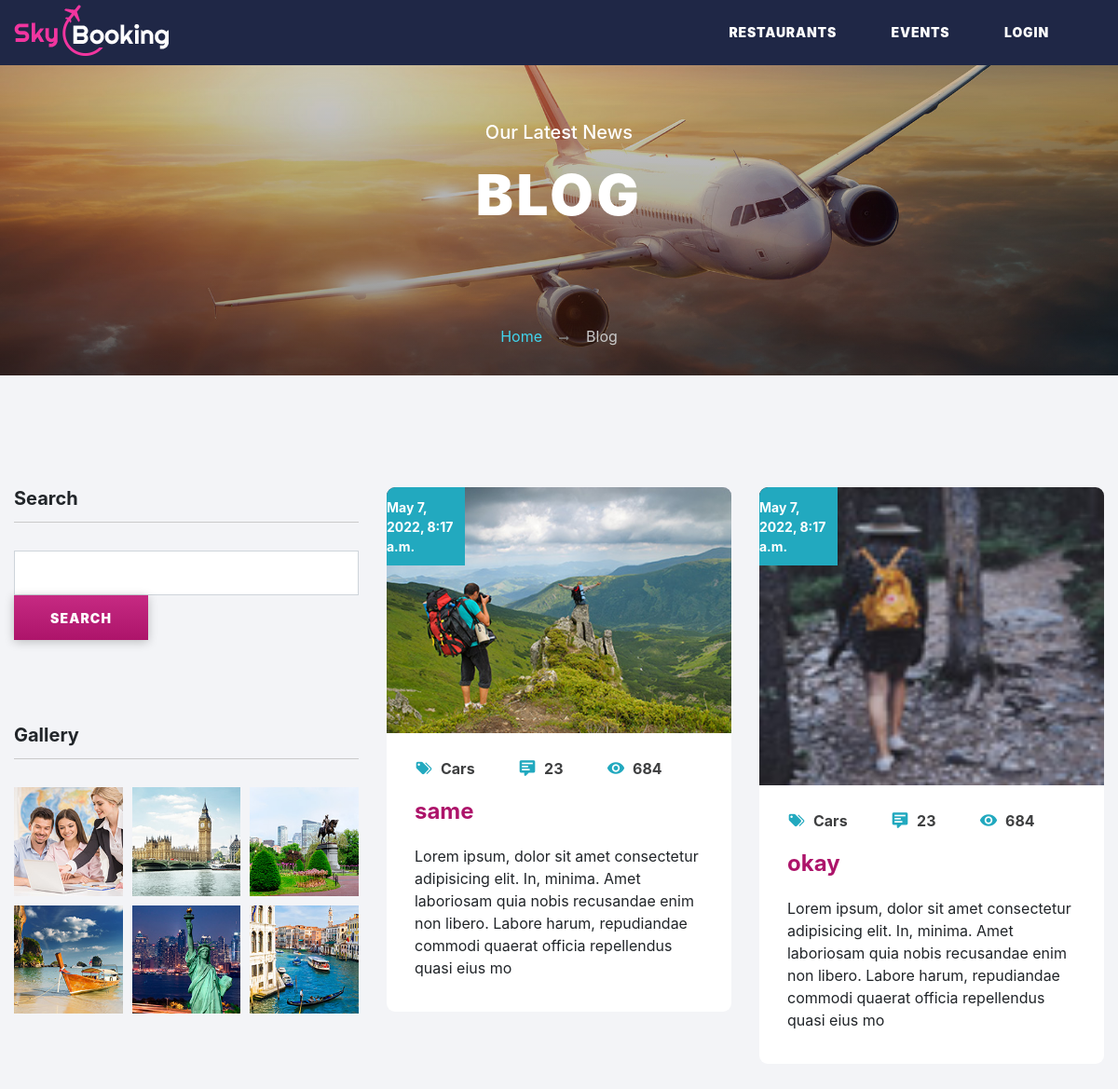
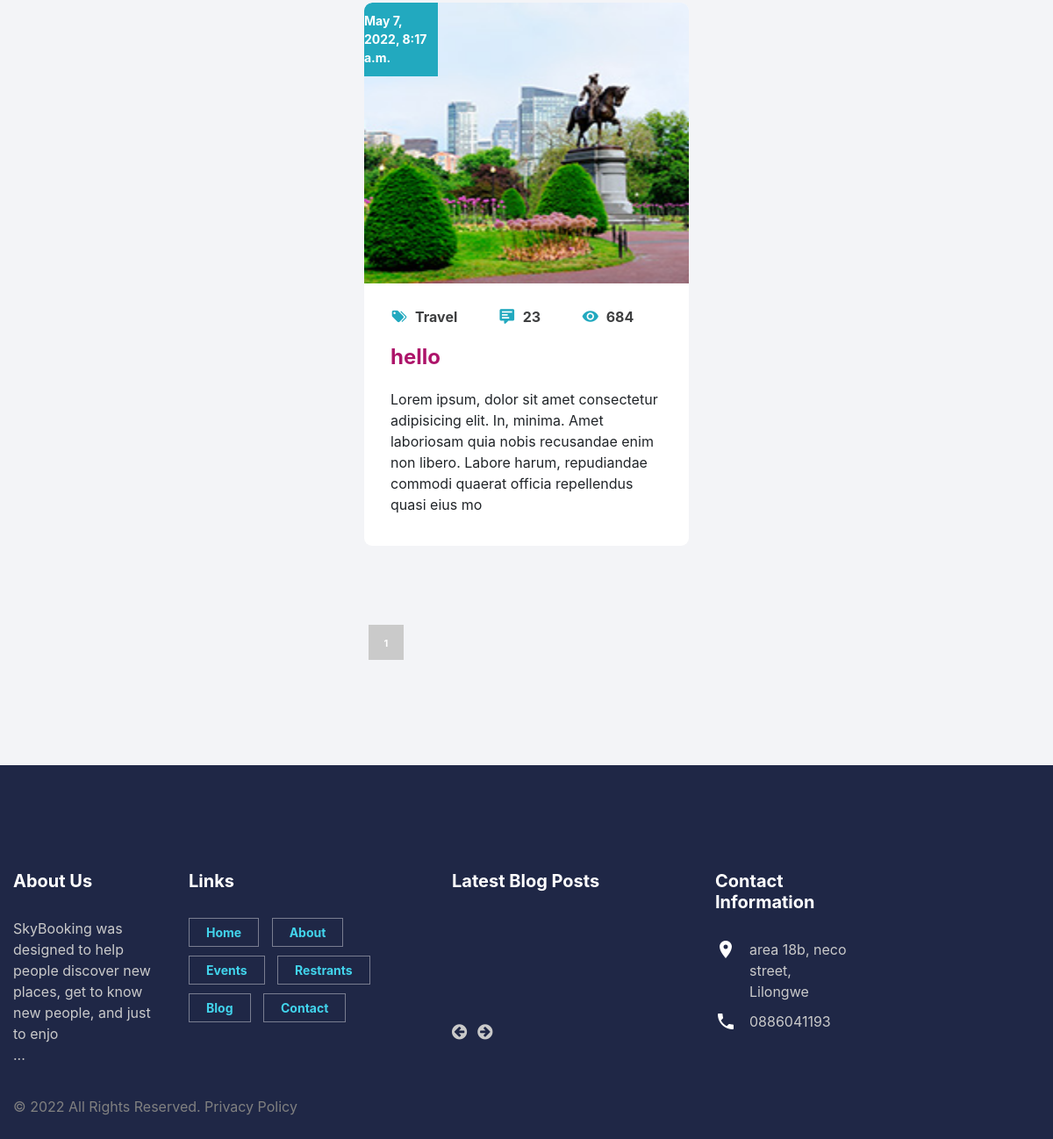
Screenshot of /blog/ with the database file from the repository (2 pictures, top to bottom).
### malawiplace_app/models.py (models this page shows, shortened)
class Blog(models.Model):
    CATEGORY = (
        ('Travel', 'Travel'),
        ('Cars', 'Cars'),
        ('Nature', 'Nature'),
    )
    title = models.CharField(max_length=200, null=True)
    content = models.TextField(blank=False)
    content_2 = models.TextField(blank=True)
    date = models.DateTimeField(auto_now_add=True)
    img = models.ImageField(upload_to='blog_img', blank=True)
    category = models.CharField(max_length=200, null=True, choices=CATEGORY)

class About(models.Model):
    company_name = models.CharField(null=True, max_length=300)
    content = models.TextField(null=True)
    content_2 = models.TextField(null=True)
    extra_content = models.TextField(null=True, blank=True)

class ContactDetail(models.Model):
    company_name = models.CharField(max_length=50, null=True)
    phone_number = models.CharField(max_length=50, null=True)
    address = models.CharField(max_length=100, null=True, blank=True)
    location = models.CharField(max_length=100, null=True)
    facebook_link = models.URLField(blank=True, null=True)
    twitter_link = models.URLField(blank=True, null=True)
    instagram_link = models.URLField(blank=True, null=True)
    email = models.EmailField(blank=True, null=True)
    open_days = models.CharField(max_length=50, null=True)
    open_time = models.CharField(max_length=50, null=True)

### malawiplace_app/views.py (the view)
# urls.py: path('blog/', views.blog_view, name='blog'),
def blog_view(request):
    blogs = Blog.objects.all().order_by('-date')
    page = Paginator(blogs, 6)
    page_list = request.GET.get('page')
    page = page.get_page(page_list)
    context = {
        'page': page,
    }
    return render(request, 'malawiplace_app/blog-masonry.html', context)

### malawiplace_app/templatetags/custom_template_tags.py (called while the page is built)
@register.inclusion_tag('malawiplace_app/blog_footer.html')
def recent_blogs_footer(count=5):
    blog = Blog.objects.order_by('-date')[:count]
    return {'blog': blog}

@register.inclusion_tag('malawiplace_app/contact_footer.html')
def contact_footer(count=1):
    contact = ContactDetail.objects.order_by('-company_name')[:count]
    return {'contact': contact}

@register.inclusion_tag('malawiplace_app/about_footer.html')
def about_footer(count=1):
    about = About.objects.order_by('-company_name')[:count]
    return {'about': about}

### malawiplace_app/templates/malawiplace_app/blog-masonry.html (shortened to what this page needs)
{% extends 'malawiplace_app/globals.html' %}
{% load static %}
{% block content %}
            <section class="bg-image-06">
              <div class="breadcrumb-wrapper">
                <div class="container context-dark section-30 section-xl-top-60">
                  <h5>Our Latest News</h5>
                  <h1 class="text-ubold"> Blog</h1>
                  <ol class="breadcrumb">
                    <li><a href="{% url 'Home' %}">Home</a></li>
                    <li>Blog
                    </li>
                  </ol>
                </div>
              </div>
            </section>
      <section class="section-80 section-lg-120 bg-gray-lighter">
        <div class="container container-wide text-lg-left">
          <div class="row row-50 justify-content-sm-center justify-content-xxl-between">
            <div class="order-lg-1 col-lg-7 col-xl-8 col-xxl-8">
              <div class="row row-30">
                {% for item in page %}
                <div class="col-lg-12 col-md-6 col-xl-6">
                        <div class="post-blog-masonry post">
                          <img class="img-responsive center-block" style="max-height: 320px;" src="{{ item.img.url }}" width="570" height="400" alt="">
                          <div class="caption">
                            <div class="small">{{item.date}}</div>
                          </div>
                          <div class="post-blog-masonry-body">
                            <div class="post-blog-meta">
                              <ul class="group-42">
                                <li class="post-blog-tag"><span class="icon"></span><a class="text" href="#">{{item.category}}</a></li>
                                <li class="post-blog-comments"><span class="icon"></span><span class="text">23</span></li>
                                <li class="post-blog-views"><span class="icon"></span><span class="text">684</span></li>
                              </ul>
                            </div>
                            <h4 class="post-blog-masonry-title text-bold"><a class="text-primary-dr" href="{% url 'blog_single' item.id %}">{{item.title}}</a></h4>
                            <p>{{item.content|slice:":200"|safe}}</p>
                          </div>
                        </div>
                      </div>
                {% endfor %}
              </div>
                    <ul class="pagination pagination-offset">
                      {% for num_page in page.paginator.page_range %}
                        {% if page.number == num_page %}
                          <li class="active"><a href="{% url 'restrants' %}?page={{ num_page }}"><span>{{num_page}}</span></a></li>
                        {% else %}
                          <li><a href="{% url 'restrants' %}?page={{ num_page }}">{{num_page}}</a></li>
                        {% endif %}
                      {% endfor %}
                    </ul>
            </div>
            <div class="col-lg-5 col-xl-4 col-xxl-3">
              <aside class="text-md-left">
                <div class="row row-60 row-lg-90">
                  <div class="col-12">
                    <h5 class="text-bold hr-title">Search</h5>
                    <form class="form-inline rd-search" action="{% url 'blog_search' %}" method="post">
                      <div class="form-wrap">
                        <input class="form-input" id="rd-search-form-input" type="text" name="searched" autocomplete="off">
                      </div>
                      <button class="button button-primary button-sm button-naira button-naira-up" type="submit"><span>Search</span></button>
                    </form>
                  </div>
                  <div class="col-12">
                    <h5 class="text-bold hr-title">Gallery</h5>
                    <div class="row row-md-gutter" data-lightgallery="group">
                      <div class="col-6 col-lg-4 col-sm-3"><a class="thumbnail-img" data-lightgallery="item" data-size="800x450" href="{% static 'images/overview-01.jpg' %}"><img class="img-responsive center-block" src="{% static 'images/gallery-48.jpg' %}" width="185" height="185" alt=""></a></div>
                      <div class="col-6 col-lg-4 col-sm-3"><a class="thumbnail-img" data-lightgallery="item" data-size="384x560" href="{% static 'images/post-36.jpg' %}"><img class="img-responsive center-block" src="{% static 'images/gallery-49.jpg' %}" width="185" height="185" alt=""></a></div>
                      <div class="col-6 col-lg-4 col-sm-3"><a class="thumbnail-img" data-lightgallery="item" data-size="576x372" href="{% static 'images/gallery-20.jpg' %}"><img class="img-responsive center-block" src="{% static 'images/gallery-50.jpg' %}" width="185" height="185" alt=""></a></div>
                      <div class="col-6 col-lg-4 col-sm-3"><a class="thumbnail-img" data-lightgallery="item" data-size="384x560" href="{% static 'images/post-43.jpg' %}"><img class="img-responsive center-block" src="{% static 'images/gallery-51.jpg' %}" width="185" height="185" alt=""></a></div>
                      <div class="col-6 col-lg-4 col-sm-3"><a class="thumbnail-img" data-lightgallery="item" data-size="420x590" href="{% static 'images/gallery-28.jpg' %}"><img class="img-responsive center-block" src="{% static 'images/gallery-52.jpg' %}" width="185" height="185" alt=""></a></div>
                      <div class="col-6 col-lg-4 col-sm-3"><a class="thumbnail-img" data-lightgallery="item" data-size="420x590" href="{% static 'images/gallery-25.jpg' %}"><img class="img-responsive center-block" src="{% static 'images/gallery-53.jpg' %}" width="185" height="185" alt=""></a></div>
                    </div>
                  </div>
                </div>
              </aside>
            </div>
          </div>
        </div>
      </section>
      {% endblock %}

### malawiplace_app/templates/malawiplace_app/about_footer.html
{% for item in about %}
<p>{{item.content|slice:":100"|safe}}</p>
{% endfor %}

### malawiplace_app/templates/malawiplace_app/blog_footer.html
{% for item in blog%}
<div class="unit flex-column flex-md-row">
    <div class="unit-left"><img class="img-responsive center-block" src="{{item.img.url}}" width="100" height="10" alt=""></div>
    <div class="unit-body">
      <div class="text-bold"><a href="{% url 'blog_single' item.id %}">{{item.title}}</a></div><span class="d-block small">{{item.content|slice:":50"|safe}}</span>
    </div>
  </div>
  {% endfor %}

### malawiplace_app/templates/malawiplace_app/contact_footer.html
{% for item in contact %}
<div class="col-md-6 col-xl-2" style="z-index: 99;">
    <h5 class="text-bold">Contact Information</h5>
    <div class="text-left">
      <div class="unit flex-row unit-spacing-15">
        <div class="unit-left"><span class="text-white icon icon-sm mdi mdi-map-marker"></span></div>
        <div class="unit-body"><a class="text-gray-light" href="#">{{item.address}},<br class="d-none d-xl-block">{{item.location}}</a></div>
      </div>
      <div class="unit flex-row unit-spacing-15">
        <div class="unit-left"><span class="text-white icon icon-sm mdi mdi-phone"></span></div>
        <div class="unit-body"><a class="text-gray-light" href="tel:{{item.phone_number}}">{{item.phone_number}}</a></div>
      </div>
    </div>
  </div>
{% endfor %}

### rows the page displays
Blog: img (picture), date "May 7, 2022, 8:17 a.m.", category "Cars", title "same", content "Lorem ipsum, dolor sit amet consectetur adipisicing elit. In, minima. Amet laboriosam quia nobis recusandae enim non libero. Labore harum, repudiandae commodi quaerat officia repellendus quasi eius mo"
Blog: img (picture), date "May 7, 2022, 8:17 a.m.", category "Cars", title "okay", content "Lorem ipsum, dolor sit amet consectetur adipisicing elit. In, minima. Amet laboriosam quia nobis recusandae enim non libero. Labore harum, repudiandae commodi quaerat officia repellendus quasi eius mo"
Blog: img (picture), date "May 7, 2022, 8:17 a.m.", category "Travel", title "hello", content "Lorem ipsum, dolor sit amet consectetur adipisicing elit. In, minima. Amet laboriosam quia nobis recusandae enim non libero. Labore harum, repudiandae commodi quaerat officia repellendus quasi eius mo"
About: content "SkyBooking was designed to help people discover new places, get to know new people, and just to enjo"
ContactDetail: address "area 18b, neco street", location "Lilongwe", phone_number "0886041193"

### other values shown
{{ num_page }} "1"
